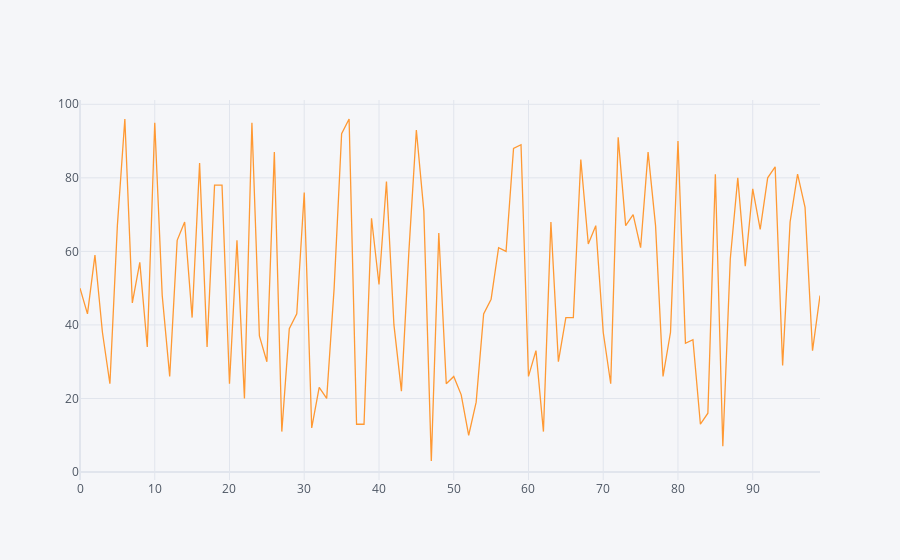

The code cell stored with this chart in its notebook:
### Code cell
df1.iplot()
#x axis is represented by row indexes and y axis is represented by colunm values

### Figure 1 — Plotly figure (JSON) as saved in the notebook; plotly's stock layout.template omitted (floating-point values rounded to 4 significant figures)
{"data": [{"line": {"color": "rgba(255, 153, 51, 1.0)", "dash": "solid", "shape": "linear", "width": 1.3}, "mode": "lines", "name": "0", "text": "", "type": "scatter", "x": [0, 1, 2, 3, 4, 5, 6, 7, 8, 9, 10, 11, 12, 13, 14, 15, 16, 17, 18, 19, 20, 21, 22, 23, 24, 25, 26, 27, 28, 29, 30, 31, 32, 33, 34, 35, 36, 37, 38, 39, 40, 41, 42, 43, 44, 45, 46, 47, 48, 49, 50, 51, 52, 53, 54, 55, 56, 57, 58, 59, 60, 61, 62, 63, 64, 65, 66, 67, 68, 69, 70, 71, 72, 73, 74, 75, 76, 77, 78, 79, 80, 81, 82, 83, 84, 85, 86, 87, 88, 89, 90, 91, 92, 93, 94, 95, 96, 97, 98, 99], "y": [50, 43, 59, 38, 24, 67, 96, 46, 57, 34, 95, 48, 26, 63, 68, 42, 84, 34, 78, 78, 24, 63, 20, 95, 37, 30, 87, 11, 39, 43, 76, 12, 23, 20, 50, 92, 96, 13, 13, 69, 51, 79, 40, 22, 60, 93, 71, 3, 65, 24, 26, 21, 10, 19, 43, 47, 61, 60, 88, 89, 26, 33, 11, 68, 30, 42, 42, 85, 62, 67, 38, 24, 91, 67, 70, 61, 87, 67, 26, 38, 90, 35, 36, 13, 16, 81, 7, 58, 80, 56, 77, 66, 80, 83, 29, 68, 81, 72, 33, 48]}], "layout": {"legend": {"bgcolor": "#F5F6F9", "font": {"color": "#4D5663"}}, "paper_bgcolor": "#F5F6F9", "plot_bgcolor": "#F5F6F9", "title": {"font": {"color": "#4D5663"}}, "xaxis": {"gridcolor": "#E1E5ED", "showgrid": true, "tickfont": {"color": "#4D5663"}, "title": {"font": {"color": "#4D5663"}, "text": ""}, "zerolinecolor": "#E1E5ED"}, "yaxis": {"gridcolor": "#E1E5ED", "showgrid": true, "tickfont": {"color": "#4D5663"}, "title": {"font": {"color": "#4D5663"}, "text": ""}, "zerolinecolor": "#E1E5ED"}}}
